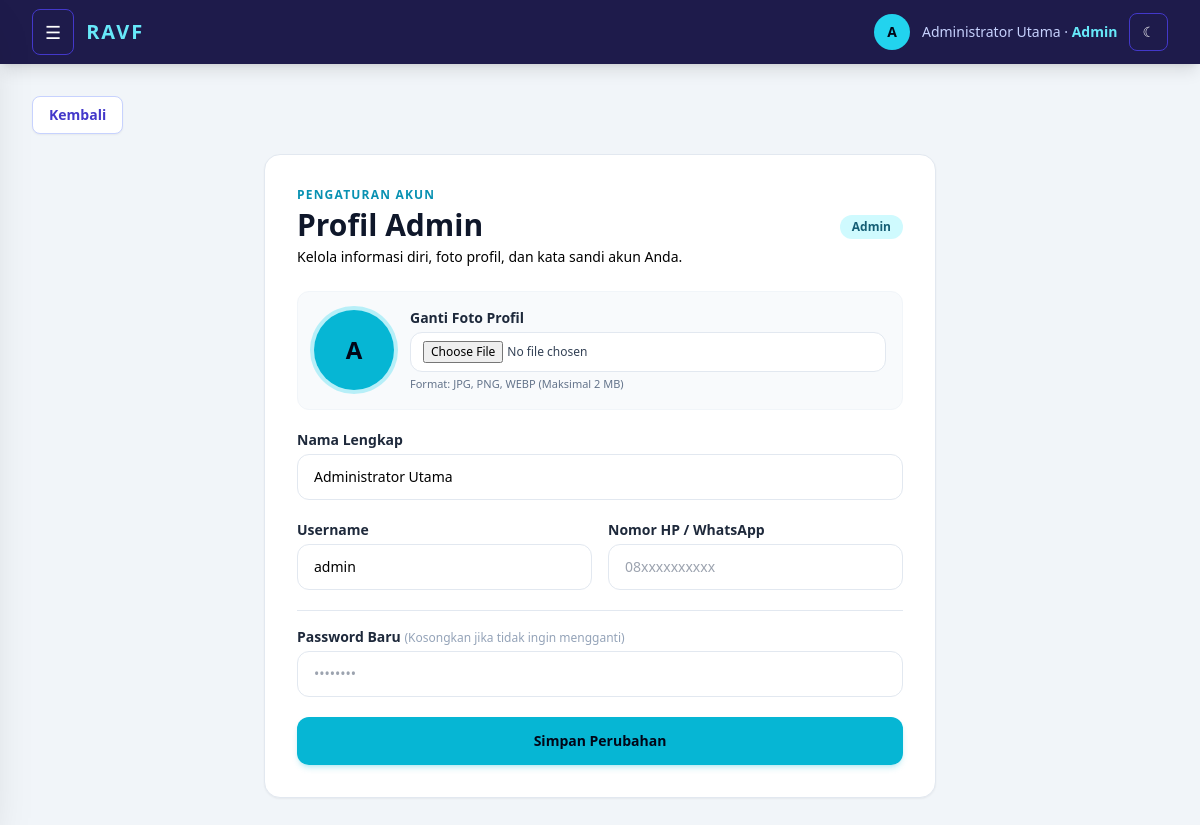
The app's page /profile.php (signed in) with its own data.
### tables this page shows
CREATE TABLE users (
    id_user INT AUTO_INCREMENT PRIMARY KEY,
    nama VARCHAR(100) NOT NULL,
    username VARCHAR(50) NOT NULL UNIQUE,
    password VARCHAR(255) NOT NULL,
    role ENUM('Admin', 'Staff') NOT NULL DEFAULT 'Staff',
    no_hp VARCHAR(20) NULL,
    status ENUM('Aktif', 'Nonaktif') NOT NULL DEFAULT 'Aktif',
    foto_profil VARCHAR(255) NULL,
    created_at TIMESTAMP DEFAULT CURRENT_TIMESTAMP
);

### auth.php (called while the page is built, shortened)
<?php
function current_role(): string
{
    return $_SESSION['role'] ?? '';
}
function e(?string $value): string
{
    return htmlspecialchars((string) $value, ENT_QUOTES, 'UTF-8');
}

### profile.php (the view, shortened to what this page needs)
<?php
require_once 'auth.php';
$is_user_role = is_user();
$id = (int) $_SESSION['user_id'];
if ($is_user_role) {
    $res = @mysqli_query($koneksi, "SELECT nama, username, no_hp, alamat, foto_profil FROM pelanggan WHERE id_pelanggan = {$id} LIMIT 1");
    if (!$res) {
        $res = @mysqli_query($koneksi, "SELECT nama, username, no_hp, alamat FROM pelanggan WHERE id_pelanggan = {$id} LIMIT 1");
    }
    $profile = $res ? (mysqli_fetch_assoc($res) ?: []) : [];
} else {
    $res = @mysqli_query($koneksi, "SELECT nama, username, no_hp, foto_profil FROM users WHERE id_user = {$id} LIMIT 1");
    $profile = $res ? (mysqli_fetch_assoc($res) ?: []) : [];
}
require 'app_layout.php'; app_start('Kelola Profil', 'profile');
?>
<section class="surface mx-auto max-w-2xl rounded-2xl border border-slate-200 bg-white p-6 shadow-sm sm:p-8">
    <div class="flex items-center justify-between">
        <div>
            <p class="text-xs font-black uppercase tracking-widest text-cyan-600">Pengaturan Akun</p>
            <h1 class="mt-1 text-2xl font-black text-slate-900 sm:text-3xl">Profil <?= e($role); ?></h1>
            <p class="muted mt-1 text-sm">Kelola informasi diri, foto profil, dan kata sandi akun Anda.</p>
        </div>
        <span class="rounded-full bg-cyan-100 px-3 py-1 text-xs font-bold text-cyan-800 dark:bg-cyan-900 dark:text-cyan-200"><?= e($role); ?></span>
    </div>
    <form method="POST" enctype="multipart/form-data" class="mt-6 space-y-5">
        <div class="flex flex-col items-center gap-4 rounded-xl border border-slate-100 bg-slate-50 p-4 sm:flex-row dark:border-slate-800 dark:bg-slate-900">
            <?php if (!empty($profile['foto_profil'])): ?>
                <img src="<?= e($profile['foto_profil']); ?>" alt="Foto profil" class="h-20 w-20 rounded-full object-cover ring-4 ring-cyan-400/30">
            <?php else: ?>
                <div class="flex h-20 w-20 items-center justify-center rounded-full bg-cyan-500 text-2xl font-black text-slate-950 ring-4 ring-cyan-400/30">
                    <?= e(strtoupper(substr($profile['nama'] ?? 'U', 0, 1))); ?>
                </div>
            <?php endif; ?>
            <div class="flex-1 w-full">
                <label class="mb-1 block text-sm font-bold text-slate-800 dark:text-slate-200">Ganti Foto Profil</label>
                <input type="file" name="foto_profil" accept="image/jpeg,image/png,image/webp" class="w-full rounded-xl border border-slate-200 bg-white px-3 py-2 text-xs text-slate-700 outline-none focus:border-cyan-500 dark:border-slate-700 dark:bg-slate-950 dark:text-slate-300">
                <p class="mt-1 text-[11px] text-slate-500">Format: JPG, PNG, WEBP (Maksimal 2 MB)</p>
            </div>
        </div>
        <div>
            <label class="mb-1 block text-sm font-bold text-slate-800 dark:text-slate-200">Nama Lengkap</label>
            <input type="text" name="nama" value="<?= e($profile['nama']); ?>" required class="w-full rounded-xl border border-slate-200 bg-white px-4 py-3 text-sm outline-none focus:border-cyan-500 dark:border-slate-700 dark:bg-slate-950 dark:text-slate-100">
        </div>
        <div class="grid gap-4 sm:grid-cols-2">
            <div>
                <label class="mb-1 block text-sm font-bold text-slate-800 dark:text-slate-200">Username</label>
                <input type="text" name="username" value="<?= e($profile['username']); ?>" required class="w-full rounded-xl border border-slate-200 bg-white px-4 py-3 text-sm outline-none focus:border-cyan-500 dark:border-slate-700 dark:bg-slate-950 dark:text-slate-100">
            </div>
            <div>
                <label class="mb-1 block text-sm font-bold text-slate-800 dark:text-slate-200">Nomor HP / WhatsApp</label>
                <input type="text" name="no_hp" value="<?= e($profile['no_hp'] ?? ''); ?>" placeholder="08xxxxxxxxxx" class="w-full rounded-xl border border-slate-200 bg-white px-4 py-3 text-sm outline-none focus:border-cyan-500 dark:border-slate-700 dark:bg-slate-950 dark:text-slate-100">
            </div>
        </div>
        <div class="border-t border-slate-200 pt-4 dark:border-slate-800">
            <label class="mb-1 block text-sm font-bold text-slate-800 dark:text-slate-200">Password Baru <span class="text-xs font-normal text-slate-400">(Kosongkan jika tidak ingin mengganti)</span></label>
            <input type="password" name="password_baru" placeholder="••••••••" autocomplete="new-password" class="w-full rounded-xl border border-slate-200 bg-white px-4 py-3 text-sm outline-none focus:border-cyan-500 dark:border-slate-700 dark:bg-slate-950 dark:text-slate-100">
        </div>
        <button type="submit" class="w-full rounded-xl bg-cyan-500 py-3.5 text-sm font-black text-slate-950 transition hover:bg-cyan-400 shadow-md shadow-cyan-500/20">
            Simpan Perubahan
        </button>
    </form>
</section>

### records on screen
users: nama "A", nama "Administrator Utama", username "admin"

### other values on screen
substr($display_name, 0, 1) "A"
$display_name "Administrator Utama"
$role "Admin"
